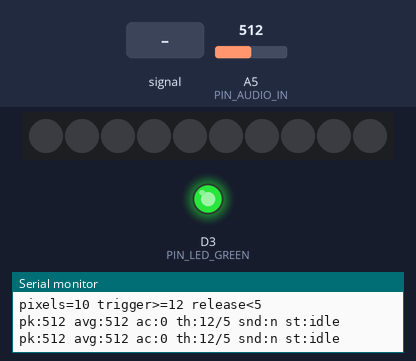
This sketch was run on a simulated Arduino Uno R4 WiFi. On the bench: 10 RGB LEDs in strip order, left to right, output pins drawn as LEDs (lit = HIGH), the last lines printed to the serial monitor. Inputs (shaded band) come from the test bench; at power-on: A5 (PIN_AUDIO_IN) = 512. Dim RGB values are drawn brighter than linear.

Above: at 2.8 s.
2.9 s: A5 (PIN_AUDIO_IN) fed a 200 Hz sine of ±81 counts around its level
At 3.5 s:
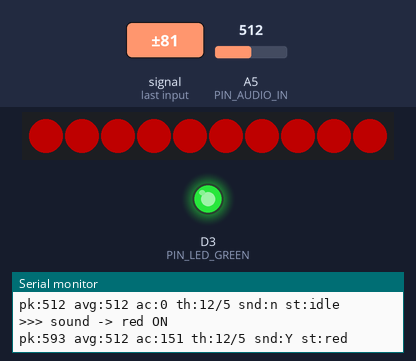
4.4 s: A5 (PIN_AUDIO_IN) set to 490
At 7.2 s:
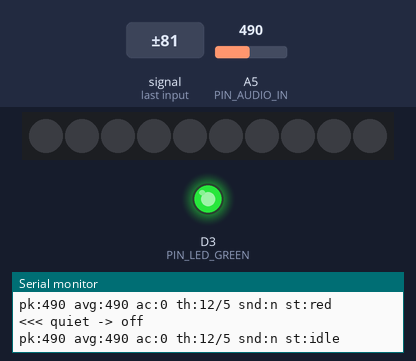
7.4 s: A5 (PIN_AUDIO_IN) set to 510
At 8.8 s:
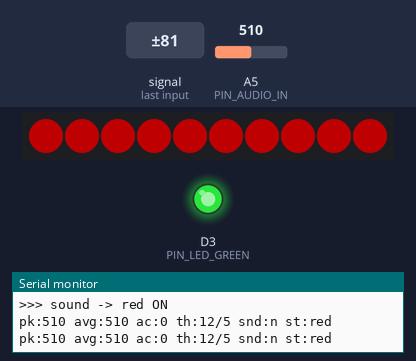
10.4 s: A5 (PIN_AUDIO_IN) set to 306
Timing chart, 0 to 13.4 s (numbered marks = the images above; inputs shaded):
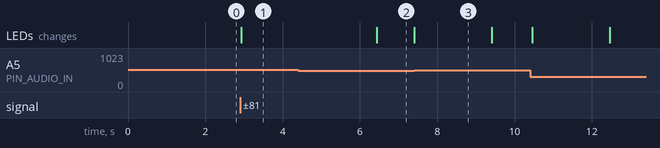

The sketch:

main.ino
```cpp
/**
 * @file main.ino
 * @brief UNO R4 WiFi：D3 绿灯常亮；有声时灯带红常亮，无声约 1 s 后熄灭
 */

#include "config.h"
#include <Adafruit_NeoPixel.h>

Adafruit_NeoPixel strip(NUM_PIXELS, PIN_NEOPIXEL, NEO_GRB + NEO_KHZ800);

enum class SystemState : uint8_t {
    IDLE,
    STRIP_RED_ON
};

static SystemState state = SystemState::IDLE;
static uint32_t lastSampleMs = 0;
static uint32_t lastSoundDetectedMs = 0;

static uint16_t audioSamples[SAMPLES_FOR_PEAK];
static uint8_t sampleIndex = 0;
static bool samplesReady = false;
static bool soundDetected = false;

static uint16_t acTriggerHigh = AUDIO_DEVIATION_HIGH;
static uint16_t acTriggerLow = AUDIO_DEVIATION_LOW;

static uint16_t calcAcFromBuffer(const uint16_t *buf, uint8_t n);
static uint16_t calcPeakToPeak(const uint16_t *buf, uint8_t n);
static uint16_t audioLevelFromBuffer(const uint16_t *buf, uint8_t n);
static void calibrateNoiseFloor(void);
static void greenLedOn(void);
static void stripInit(void);
static void stripAllOff(void);
static void stripSetAllRed(void);
static void sampleAudio(void);
static bool detectSound(uint16_t ac);
static void processAudioBatch(uint32_t nowMs);
static void updateState(uint32_t nowMs);
static void printDebug(uint16_t pk, uint16_t avg, uint16_t ac);

#if STRIP_ONLY_TEST && LED_HW_TEST_MODE
void setup() {
    strip.begin();
    strip.setBrightness(STRIP_BRIGHTNESS);
    for (uint16_t i = 0; i < NUM_PIXELS; i++) {
        strip.setPixelColor(i, strip.Color(255, 0, 0));
    }
    strip.show();
}
void loop() {
    delay(1000);
}
#else

void setup() {
    DEBUG_INIT();
    DEBUG_PRINTLN(F("D3 green ON | D6 strip RED on PC audio"));
    DEBUG_PRINTLN(F("UNO R4 WiFi"));
    DEBUG_PRINTLN(AUDIO_LINE_IN_MODE
        ? F("Mode: line-in (keep PC silent during boot cal)")
        : F("Mode: mic/ambient"));

    pinMode(PIN_AUDIO_IN, INPUT);
    greenLedOn();
    stripInit();
    stripAllOff();

    DEBUG_PRINTLN(F("Calibrating... please keep quiet ~1s"));
    calibrateNoiseFloor();

    lastSampleMs = millis();
    lastSoundDetectedMs = millis();
    state = SystemState::IDLE;
    soundDetected = false;

    DEBUG_PRINTF("pixels=%d trigger>=%u release<%u\n",
                 NUM_PIXELS, acTriggerHigh, acTriggerLow);
}

void loop() {
    uint32_t now = millis();

    greenLedOn();

    if (now - lastSampleMs >= SAMPLE_INTERVAL_MS) {
        lastSampleMs = now;
        sampleAudio();
    }
    if (samplesReady) {
        processAudioBatch(now);
        samplesReady = false;
    }

    updateState(now);
}

#endif

static uint16_t calcAcFromBuffer(const uint16_t *buf, uint8_t n) {
    uint32_t sum = 0;
    for (uint8_t i = 0; i < n; i++) {
        sum += buf[i];
    }
    uint16_t avg = sum / n;
    uint16_t ac = 0;
    for (uint8_t i = 0; i < n; i++) {
        uint16_t d = (buf[i] > avg) ? (buf[i] - avg) : (avg - buf[i]);
        ac = max(ac, d);
    }
    return ac;
}

static uint16_t calcPeakToPeak(const uint16_t *buf, uint8_t n) {
    uint16_t mn = 1023;
    uint16_t mx = 0;
    for (uint8_t i = 0; i < n; i++) {
        mn = min(mn, buf[i]);
        mx = max(mx, buf[i]);
    }
    return mx - mn;
}

static uint16_t audioLevelFromBuffer(const uint16_t *buf, uint8_t n) {
#if AUDIO_LINE_IN_MODE
    return calcPeakToPeak(buf, n);
#else
    return calcAcFromBuffer(buf, n);
#endif
}

static void calibrateNoiseFloor(void) {
    uint16_t maxQuietAc = 0;

    for (uint8_t round = 0; round < 40; round++) {
        uint16_t snap[5];
        for (uint8_t i = 0; i < 5; i++) {
            snap[i] = analogRead(PIN_AUDIO_IN);
            delay(8);
        }
        maxQuietAc = max(maxQuietAc, audioLevelFromBuffer(snap, 5));
    }

    acTriggerLow = maxQuietAc + AUDIO_MARGIN_LOW;
    acTriggerHigh = maxQuietAc + AUDIO_MARGIN_HIGH;
    if (acTriggerHigh <= acTriggerLow + AUDIO_HYSTERESIS_MIN) {
        acTriggerHigh = acTriggerLow + AUDIO_HYSTERESIS_MIN;
    }

    DEBUG_PRINTF("quiet ac max=%u -> high=%u low=%u\n",
                 maxQuietAc, acTriggerHigh, acTriggerLow);
}

static void greenLedOn(void) {
    pinMode(PIN_LED_GREEN, OUTPUT);
    digitalWrite(PIN_LED_GREEN, HIGH);
}

static void stripInit(void) {
    strip.begin();
    strip.clear();
    strip.setBrightness(STRIP_BRIGHTNESS);
    strip.show();
}

static void stripAllOff(void) {
    strip.clear();
    strip.show();
}

static void stripSetAllRed(void) {
    for (uint16_t i = 0; i < NUM_PIXELS; i++) {
        strip.setPixelColor(i, strip.Color(255, 0, 0));
    }
    strip.show();
}

static void sampleAudio(void) {
    audioSamples[sampleIndex] = analogRead(PIN_AUDIO_IN);
    sampleIndex = (sampleIndex + 1) % SAMPLES_FOR_PEAK;
    if (sampleIndex == 0) {
        samplesReady = true;
    }
}

static bool detectSound(uint16_t ac) {
    static bool latched = false;
    if (!latched && ac >= acTriggerHigh) {
        latched = true;
    } else if (latched && ac < acTriggerLow) {
        latched = false;
    }
    return latched;
}

static void processAudioBatch(uint32_t nowMs) {
    uint32_t sum = 0;
    uint16_t pk = 0;
    for (uint8_t i = 0; i < SAMPLES_FOR_PEAK; i++) {
        uint16_t s = audioSamples[i];
        sum += s;
        pk = max(pk, s);
    }
    uint16_t avg = sum / SAMPLES_FOR_PEAK;
    uint16_t ac = audioLevelFromBuffer(audioSamples, SAMPLES_FOR_PEAK);
    soundDetected = detectSound(ac);
    if (soundDetected) {
        lastSoundDetectedMs = nowMs;
    }
#if DEBUG_ENABLED
    static uint32_t lastDbg = 0;
    if (nowMs - lastDbg > 500) {
        lastDbg = nowMs;
        printDebug(pk, avg, ac);
    }
#endif
}

static void updateState(uint32_t nowMs) {
    if (soundDetected) {
        if (state == SystemState::IDLE) {
            DEBUG_PRINTLN(F(">>> sound -> red ON"));
            state = SystemState::STRIP_RED_ON;
        }
        stripSetAllRed();
        return;
    }

    if (state == SystemState::STRIP_RED_ON) {
        if ((nowMs - lastSoundDetectedMs) >= SILENCE_RECOVERY_MS) {
            DEBUG_PRINTLN(F("<<< quiet -> off"));
            state = SystemState::IDLE;
            stripAllOff();
        }
        return;
    }

    stripAllOff();
}

static void printDebug(uint16_t pk, uint16_t avg, uint16_t ac) {
    DEBUG_PRINTF("pk:%u avg:%u ac:%u th:%u/%u snd:%s st:",
                 pk, avg, ac, acTriggerHigh, acTriggerLow,
                 soundDetected ? "Y" : "n");
    DEBUG_PRINTLN(state == SystemState::STRIP_RED_ON ? "red" : "idle");
}
```

config.h
```cpp
#pragma once

/**
 * @file config.h
 * @brief D3 绿 LED 常亮 + D6 WS2812 灯带（有声时红色常亮）
 *
 * 灯带：红线 5V、黑线 GND、黄线 DIN → D6
 * 绿灯：D3（经电阻到 GND）
 * 电脑音频：3.5mm 耳机孔信号 → 1µF → A5， Sleeve → GND（必须共地）
 *           10k 偏置到 2.5V；PC 音量建议 50% 以上
 */

#define DEBUG_ENABLED        1
#define DEBUG_BAUD           115200

#if DEBUG_ENABLED
    #include <cstdio>
    #define DEBUG_INIT()       Serial.begin(DEBUG_BAUD)
    #define DEBUG_PRINT(x)     Serial.print(x)
    #define DEBUG_PRINTLN(x)   Serial.println(x)
    #define DEBUG_PRINTF(fmt, ...)                                  \
        do {                                                        \
            char _b[160];                                           \
            std::snprintf(_b, sizeof(_b), fmt, ##__VA_ARGS__);       \
            Serial.print(_b);                                       \
        } while (0)
#else
    #define DEBUG_INIT()
    #define DEBUG_PRINT(x)
    #define DEBUG_PRINTLN(x)
    #define DEBUG_PRINTF(fmt, ...)
#endif

#define LED_HW_TEST_MODE     0
#define STRIP_ONLY_TEST      0

#define PIN_LED_GREEN        3
#define PIN_NEOPIXEL         6
#define NUM_PIXELS           10

#define STRIP_BRIGHTNESS     80    // 红色亮度 0–255

#define PIN_AUDIO_IN         A5

// 1 = 电脑线路音频（峰峰值检测，更灵敏）；0 = 麦克风/环境声
#define AUDIO_LINE_IN_MODE     1

// 兜底默认值；上电校准时请保持电脑静音
#define AUDIO_DEVIATION_HIGH   35
#define AUDIO_DEVIATION_LOW    20
#define AUDIO_MARGIN_HIGH      12   // 线路输入：安静基线 + 12 即触发
#define AUDIO_MARGIN_LOW       5    // 释放余量
#define AUDIO_HYSTERESIS_MIN   6

#define SILENCE_RECOVERY_MS    2000  // 电脑停播后约 2 s 熄灯

#define SAMPLE_INTERVAL_MS     5
#define SAMPLES_FOR_PEAK       16
```

Measured:
- after the input at 2.9 s, the LEDs: change at once (image 1)
- after the input at 4.4 s, the LEDs: change after 2.0 s (image 2)
- after the input at 7.4 s, the LEDs: change at once (image 3)
- what the display in image 3 shows lasts 2.0 s, from 7.4 s to 9.4 s
